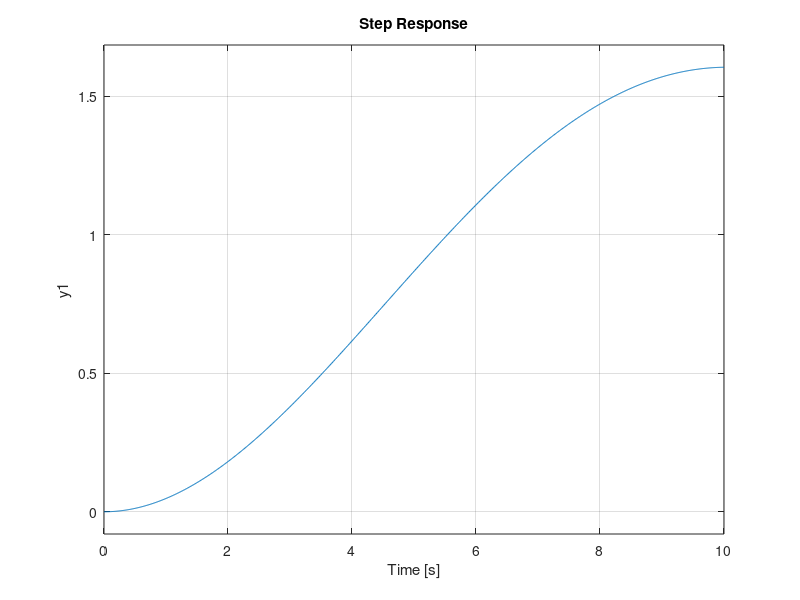
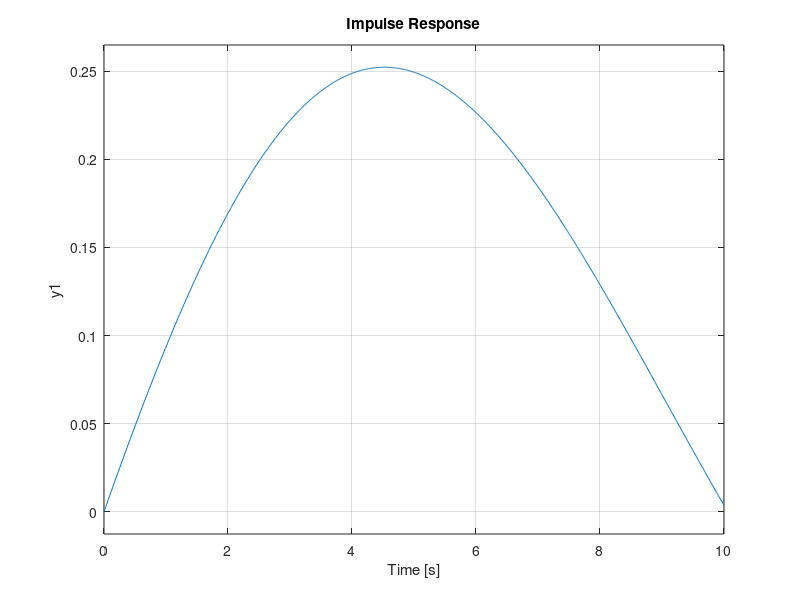
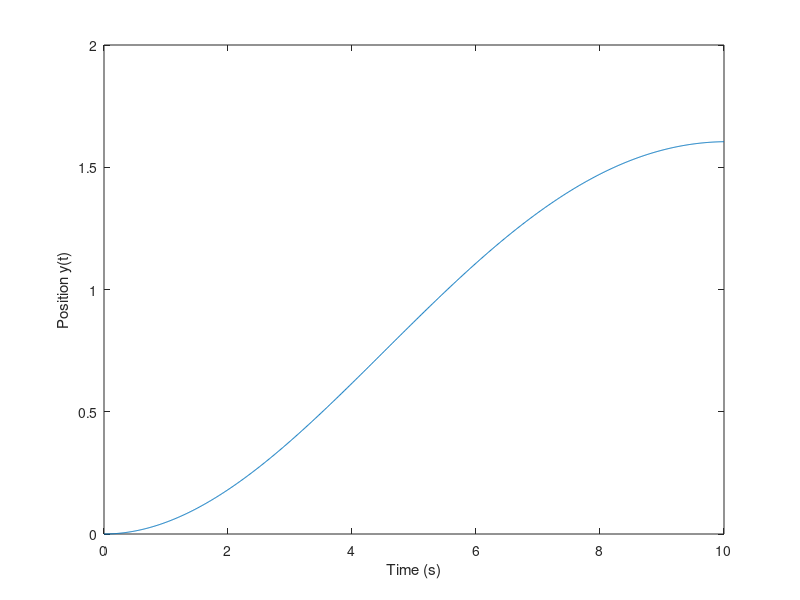

MATLAB code to generate these figures, in order:
% Given parameters
K = 1;
M = 10;
B = 1;

% Define system matrices
A = [0 1; -K/M -B/M];
B_matrix = [0; 1/M];
C = [1 0];
D = [0];

% State-space system
sys_ss = ss(A, B_matrix, C, D);

% Transfer function of the system
sys_tf = tf([1], [M B K]);

% Time vector for simulation
t = 0:0.01:10;

% Step response
figure;
step(sys_tf, t);
title('Step Response');

% Impulse response
figure;
impulse(sys_tf, t);
title('Impulse Response');


f = @(t, x) [x(2); (1/M)*(1 - B*x(2) - K*x(1))];
x0 = [0; 0];  

[t_ode, x_ode] = ode45(f, t, x0);


figure;
plot(t_ode, x_ode(:, 1));
xlabel('Time (s)');
ylabel('Position y(t)');

